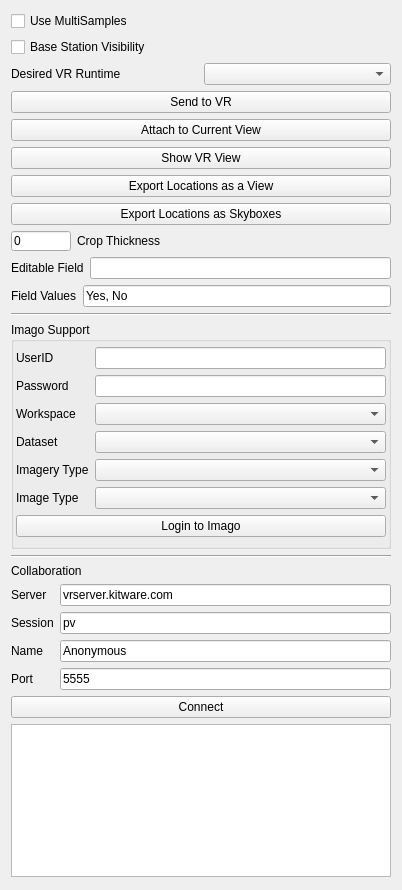
<?xml version="1.0" encoding="UTF-8"?>
<ui version="4.0">
 <class>pqOpenVRDockPanel</class>
 <widget class="QWidget" name="pqOpenVRDockPanel">
  <property name="geometry">
   <rect>
    <x>0</x>
    <y>0</y>
    <width>402</width>
    <height>890</height>
   </rect>
  </property>
  <property name="sizePolicy">
   <sizepolicy hsizetype="Preferred" vsizetype="Preferred">
    <horstretch>0</horstretch>
    <verstretch>0</verstretch>
   </sizepolicy>
  </property>
  <property name="windowTitle">
   <string>Form</string>
  </property>
  <layout class="QHBoxLayout" name="horizontalLayout_4">
   <property name="leftMargin">
    <number>2</number>
   </property>
   <property name="topMargin">
    <number>2</number>
   </property>
   <property name="rightMargin">
    <number>2</number>
   </property>
   <property name="bottomMargin">
    <number>2</number>
   </property>
   <item>
    <widget class="QWidget" name="widget" native="true">
     <property name="sizePolicy">
      <sizepolicy hsizetype="Preferred" vsizetype="Preferred">
       <horstretch>0</horstretch>
       <verstretch>0</verstretch>
      </sizepolicy>
     </property>
     <layout class="QVBoxLayout" name="verticalLayout">
      <item>
       <widget class="QCheckBox" name="multisamples">
        <property name="toolTip">
         <string extracomment="Whether or not to use multisampled framebuffers. Using multisamples can reduce flickering but currently does not work with volume rendering."/>
        </property>
        <property name="text">
         <string>Use MultiSamples</string>
        </property>
       </widget>
      </item>
      <item>
       <widget class="QCheckBox" name="baseStationVisibility">
        <property name="text">
         <string>Base Station Visibility</string>
        </property>
       </widget>
      </item>
      <item>
       <layout class="QHBoxLayout" name="horizontalLayoutVRBackend">
        <item>
         <widget class="QLabel" name="sendToOpenVRLabel">
          <property name="sizePolicy">
           <sizepolicy hsizetype="Preferred" vsizetype="Fixed">
            <horstretch>0</horstretch>
            <verstretch>0</verstretch>
           </sizepolicy>
          </property>
          <property name="text">
           <string>Desired VR Runtime</string>
          </property>
         </widget>
        </item>
        <item>
         <widget class="QComboBox" name="chooseBackendCombo">
          <property name="toolTip">
           <string>"When sending to VR, both OpenVR and OpenXR runtimes are available.  This option determines which should be used."</string>
          </property>
         </widget>
        </item>
       </layout>
      </item>
      <item>
       <widget class="QPushButton" name="sendToOpenVRButton">
        <property name="text">
         <string>Send to VR</string>
        </property>
       </widget>
      </item>
      <item>
       <widget class="QPushButton" name="attachToCurrentViewButton">
        <property name="text">
         <string>Attach to Current View</string>
        </property>
       </widget>
      </item>
      <item>
       <widget class="QPushButton" name="showVRViewButton">
        <property name="toolTip">
         <string>Display a window showing a stabilized view of what the VR heasdet is showing</string>
        </property>
        <property name="text">
         <string>Show VR View</string>
        </property>
       </widget>
      </item>
      <item>
       <widget class="QPushButton" name="exportLocationsAsViewButton">
        <property name="toolTip">
         <string extracomment="This option will export the saved locations, their geometry, txtures, and properties into a form that can be used in MineView. The result is stored in a pv-view directory. "/>
        </property>
        <property name="text">
         <string>Export Locations as a View</string>
        </property>
       </widget>
      </item>
      <item>
       <widget class="QPushButton" name="exportLocationsAsSkyboxesButton">
        <property name="toolTip">
         <string extracomment="Export the saved locations from VR as skyboxes suitable for viewing with vtk.js. This option will produce a pv-skybox folder that can be zipped up for use by ParaView Glance or vtk.js."/>
        </property>
        <property name="text">
         <string>Export Locations as Skyboxes</string>
        </property>
       </widget>
      </item>
      <item>
       <layout class="QHBoxLayout" name="horizontalLayout">
        <item>
         <widget class="QLineEdit" name="cropThickness">
          <property name="sizePolicy">
           <sizepolicy hsizetype="Preferred" vsizetype="Fixed">
            <horstretch>0</horstretch>
            <verstretch>0</verstretch>
           </sizepolicy>
          </property>
          <property name="minimumSize">
           <size>
            <width>40</width>
            <height>20</height>
           </size>
          </property>
          <property name="maximumSize">
           <size>
            <width>60</width>
            <height>20</height>
           </size>
          </property>
          <property name="baseSize">
           <size>
            <width>40</width>
            <height>20</height>
           </size>
          </property>
          <property name="toolTip">
           <string extracomment="Thickness to use for new thick crops. A value of 0 defaults to automatic thickness."/>
          </property>
          <property name="text">
           <string>0</string>
          </property>
         </widget>
        </item>
        <item>
         <widget class="QLabel" name="cropThicknessLabel">
          <property name="sizePolicy">
           <sizepolicy hsizetype="Expanding" vsizetype="Fixed">
            <horstretch>0</horstretch>
            <verstretch>0</verstretch>
           </sizepolicy>
          </property>
          <property name="toolTip">
           <string extracomment="When using thick cropping planes this specifies the thickness of those planes."/>
          </property>
          <property name="text">
           <string>Crop Thickness</string>
          </property>
         </widget>
        </item>
       </layout>
      </item>
      <item>
       <layout class="QHBoxLayout" name="horizontalLayout_2">
        <item>
         <widget class="QLabel" name="scalarFieldLabel">
          <property name="sizePolicy">
           <sizepolicy hsizetype="Preferred" vsizetype="Fixed">
            <horstretch>0</horstretch>
            <verstretch>0</verstretch>
           </sizepolicy>
          </property>
          <property name="text">
           <string>Editable Field</string>
          </property>
         </widget>
        </item>
        <item>
         <widget class="QLineEdit" name="editableField">
          <property name="enabled">
           <bool>true</bool>
          </property>
          <property name="toolTip">
           <string extracomment="What scalar field can be edited in VR. This is an advanced feature still in development. You must specify field values below for this to work and the editable field specified must be a scalar array present in your data."/>
          </property>
         </widget>
        </item>
       </layout>
      </item>
      <item>
       <layout class="QHBoxLayout" name="horizontalLayout_3">
        <item>
         <widget class="QLabel" name="fieldValuesLabel">
          <property name="sizePolicy">
           <sizepolicy hsizetype="Preferred" vsizetype="Fixed">
            <horstretch>0</horstretch>
            <verstretch>0</verstretch>
           </sizepolicy>
          </property>
          <property name="text">
           <string>Field Values</string>
          </property>
         </widget>
        </item>
        <item>
         <widget class="QLineEdit" name="fieldValues">
          <property name="toolTip">
           <string extracomment="The options available when editing a field in VR. These values, text or numeric will be stored in the currently selected point/cell for the specified editable field array above. This is in development."/>
          </property>
          <property name="text">
           <string>Yes, No</string>
          </property>
         </widget>
        </item>
       </layout>
      </item>
      <item>
       <widget class="Line" name="imagoLine">
        <property name="orientation">
         <enum>Qt::Horizontal</enum>
        </property>
       </widget>
      </item>
      <item>
       <widget class="QGroupBox" name="imagoGroupBox">
        <property name="sizePolicy">
         <sizepolicy hsizetype="Preferred" vsizetype="Fixed">
          <horstretch>0</horstretch>
          <verstretch>0</verstretch>
         </sizepolicy>
        </property>
        <property name="minimumSize">
         <size>
          <width>0</width>
          <height>0</height>
         </size>
        </property>
        <property name="title">
         <string>Imago Support</string>
        </property>
        <property name="flat">
         <bool>true</bool>
        </property>
        <layout class="QVBoxLayout" name="verticalLayout_2">
         <property name="leftMargin">
          <number>2</number>
         </property>
         <property name="topMargin">
          <number>5</number>
         </property>
         <property name="rightMargin">
          <number>2</number>
         </property>
         <item>
          <layout class="QGridLayout" name="imagoGrid">
           <item row="0" column="0">
            <widget class="QLabel" name="imagoUserLabel">
             <property name="text">
              <string>UserID</string>
             </property>
            </widget>
           </item>
           <item row="1" column="0">
            <widget class="QLabel" name="imagoPasswordLabel">
             <property name="text">
              <string>Password</string>
             </property>
            </widget>
           </item>
           <item row="5" column="0">
            <widget class="QLabel" name="imagoImageTypeLabel">
             <property name="text">
              <string>Image Type</string>
             </property>
            </widget>
           </item>
           <item row="2" column="0">
            <widget class="QLabel" name="imagoWorkspaceLabel">
             <property name="text">
              <string>Workspace</string>
             </property>
            </widget>
           </item>
           <item row="4" column="0">
            <widget class="QLabel" name="imagoImageryTypeLabel">
             <property name="text">
              <string>Imagery Type</string>
             </property>
            </widget>
           </item>
           <item row="0" column="1">
            <widget class="QLineEdit" name="imagoUserValue"/>
           </item>
           <item row="5" column="1">
            <widget class="QComboBox" name="imagoImageTypeCombo"/>
           </item>
           <item row="1" column="1">
            <widget class="QLineEdit" name="imagoPasswordValue">
             <property name="echoMode">
              <enum>QLineEdit::Password</enum>
             </property>
            </widget>
           </item>
           <item row="3" column="0">
            <widget class="QLabel" name="imagoDatasetLabel">
             <property name="text">
              <string>Dataset</string>
             </property>
            </widget>
           </item>
           <item row="4" column="1">
            <widget class="QComboBox" name="imagoImageryTypeCombo"/>
           </item>
           <item row="2" column="1">
            <widget class="QComboBox" name="imagoWorkspaceCombo"/>
           </item>
           <item row="3" column="1">
            <widget class="QComboBox" name="imagoDatasetCombo"/>
           </item>
          </layout>
         </item>
         <item>
          <widget class="QPushButton" name="imagoLoginButton">
           <property name="text">
            <string>Login to Imago</string>
           </property>
          </widget>
         </item>
        </layout>
       </widget>
      </item>
      <item>
       <widget class="Line" name="line_2">
        <property name="orientation">
         <enum>Qt::Horizontal</enum>
        </property>
       </widget>
      </item>
      <item>
       <widget class="QLabel" name="cHeader">
        <property name="sizePolicy">
         <sizepolicy hsizetype="Preferred" vsizetype="Fixed">
          <horstretch>0</horstretch>
          <verstretch>0</verstretch>
         </sizepolicy>
        </property>
        <property name="text">
         <string>Collaboration</string>
        </property>
       </widget>
      </item>
      <item>
       <layout class="QGridLayout" name="gridLayout">
        <item row="4" column="1">
         <widget class="QLineEdit" name="cPortValue">
          <property name="text">
           <string>5555</string>
          </property>
         </widget>
        </item>
        <item row="1" column="0">
         <widget class="QLabel" name="cServerLabel">
          <property name="sizePolicy">
           <sizepolicy hsizetype="Preferred" vsizetype="Fixed">
            <horstretch>0</horstretch>
            <verstretch>0</verstretch>
           </sizepolicy>
          </property>
          <property name="toolTip">
           <string>The IP address or server name to connect to</string>
          </property>
          <property name="text">
           <string>Server</string>
          </property>
         </widget>
        </item>
        <item row="2" column="1">
         <widget class="QLineEdit" name="cSessionValue">
          <property name="text">
           <string>pv</string>
          </property>
         </widget>
        </item>
        <item row="3" column="0">
         <widget class="QLabel" name="cNameLabel">
          <property name="sizePolicy">
           <sizepolicy hsizetype="Preferred" vsizetype="Fixed">
            <horstretch>0</horstretch>
            <verstretch>0</verstretch>
           </sizepolicy>
          </property>
          <property name="toolTip">
           <string>Your name to appear in VR</string>
          </property>
          <property name="text">
           <string>Name</string>
          </property>
         </widget>
        </item>
        <item row="2" column="0">
         <widget class="QLabel" name="cSessionLabel">
          <property name="sizePolicy">
           <sizepolicy hsizetype="Preferred" vsizetype="Fixed">
            <horstretch>0</horstretch>
            <verstretch>0</verstretch>
           </sizepolicy>
          </property>
          <property name="toolTip">
           <string>What session to connect to. A session is a string name. People who join the same session on the same server will see each other.</string>
          </property>
          <property name="text">
           <string>Session</string>
          </property>
         </widget>
        </item>
        <item row="1" column="1">
         <widget class="QLineEdit" name="cServerValue">
          <property name="text">
           <string>vrserver.kitware.com</string>
          </property>
         </widget>
        </item>
        <item row="3" column="1">
         <widget class="QLineEdit" name="cNameValue">
          <property name="text">
           <string>Anonymous</string>
          </property>
         </widget>
        </item>
        <item row="4" column="0">
         <widget class="QLabel" name="cPortLabel">
          <property name="sizePolicy">
           <sizepolicy hsizetype="Preferred" vsizetype="Fixed">
            <horstretch>0</horstretch>
            <verstretch>0</verstretch>
           </sizepolicy>
          </property>
          <property name="toolTip">
           <string>What port to connect to</string>
          </property>
          <property name="text">
           <string>Port</string>
          </property>
         </widget>
        </item>
       </layout>
      </item>
      <item>
       <widget class="QPushButton" name="cConnectButton">
        <property name="text">
         <string>Connect</string>
        </property>
       </widget>
      </item>
      <item>
       <widget class="QPlainTextEdit" name="outputWindow"/>
      </item>
      <item>
       <spacer name="verticalSpacer">
        <property name="orientation">
         <enum>Qt::Vertical</enum>
        </property>
        <property name="sizeHint" stdset="0">
         <size>
          <width>20</width>
          <height>40</height>
         </size>
        </property>
       </spacer>
      </item>
     </layout>
    </widget>
   </item>
  </layout>
 </widget>
 <tabstops>
  <tabstop>multisamples</tabstop>
  <tabstop>baseStationVisibility</tabstop>
  <tabstop>sendToOpenVRButton</tabstop>
  <tabstop>attachToCurrentViewButton</tabstop>
  <tabstop>showVRViewButton</tabstop>
  <tabstop>exportLocationsAsViewButton</tabstop>
  <tabstop>exportLocationsAsSkyboxesButton</tabstop>
  <tabstop>cropThickness</tabstop>
  <tabstop>editableField</tabstop>
  <tabstop>fieldValues</tabstop>
  <tabstop>imagoUserValue</tabstop>
  <tabstop>imagoPasswordValue</tabstop>
  <tabstop>imagoWorkspaceCombo</tabstop>
  <tabstop>imagoDatasetCombo</tabstop>
  <tabstop>imagoImageryTypeCombo</tabstop>
  <tabstop>imagoImageTypeCombo</tabstop>
  <tabstop>imagoLoginButton</tabstop>
  <tabstop>cServerValue</tabstop>
  <tabstop>cSessionValue</tabstop>
  <tabstop>cNameValue</tabstop>
  <tabstop>cPortValue</tabstop>
  <tabstop>cConnectButton</tabstop>
  <tabstop>outputWindow</tabstop>
 </tabstops>
 <resources/>
 <connections/>
</ui>
